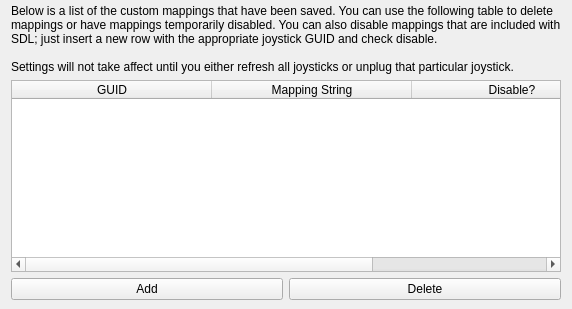
       <widget class="QWidget" name="controllerMappingsPage">
        <layout class="QVBoxLayout" name="verticalLayout_2">
         <property name="topMargin">
          <number>4</number>
         </property>
         <property name="bottomMargin">
          <number>9</number>
         </property>
         <item>
          <widget class="QLabel" name="label">
           <property name="text">
            <string>Below is a list of the custom mappings that have been saved. You can use the following table to delete mappings or have mappings temporarily disabled. You can also disable mappings that are included with SDL; just insert a new row with the appropriate joystick GUID and check disable.

Settings will not take affect until you either refresh all joysticks or unplug that particular joystick.</string>
           </property>
           <property name="scaledContents">
            <bool>false</bool>
           </property>
           <property name="wordWrap">
            <bool>true</bool>
           </property>
          </widget>
         </item>
         <item>
          <widget class="QTableWidget" name="controllerMappingsTableWidget">
           <property name="selectionMode">
            <enum>QAbstractItemView::SelectionMode::SingleSelection</enum>
           </property>
           <property name="wordWrap">
            <bool>true</bool>
           </property>
           <attribute name="horizontalHeaderCascadingSectionResizes">
            <bool>false</bool>
           </attribute>
           <attribute name="horizontalHeaderMinimumSectionSize">
            <number>70</number>
           </attribute>
           <attribute name="horizontalHeaderDefaultSectionSize">
            <number>200</number>
           </attribute>
           <attribute name="verticalHeaderMinimumSectionSize">
            <number>50</number>
           </attribute>
           <attribute name="verticalHeaderDefaultSectionSize">
            <number>50</number>
           </attribute>
           <column>
            <property name="text">
             <string>GUID</string>
            </property>
           </column>
           <column>
            <property name="text">
             <string>Mapping String</string>
            </property>
           </column>
           <column>
            <property name="text">
             <string>Disable?</string>
            </property>
           </column>
          </widget>
         </item>
         <item>
          <layout class="QHBoxLayout" name="horizontalLayout_2">
           <item>
            <widget class="QPushButton" name="mappngInsertPushButton">
             <property name="text">
              <string>Add</string>
             </property>
             <property name="icon">
              <iconset resource="../resources.qrc"><normaloff>:/pad/icons/plus.svg</normaloff></iconset>
             </property>
            </widget>
           </item>
           <item>
            <widget class="QPushButton" name="mappingDeletePushButton">
             <property name="text">
              <string>Delete</string>
             </property>
             <property name="icon">
              <iconset resource="../resources.qrc"><normaloff>:/pad/icons/minus.svg</normaloff></iconset>
             </property>
            </widget>
           </item>
          </layout>
         </item>
        </layout>
       </widget>
